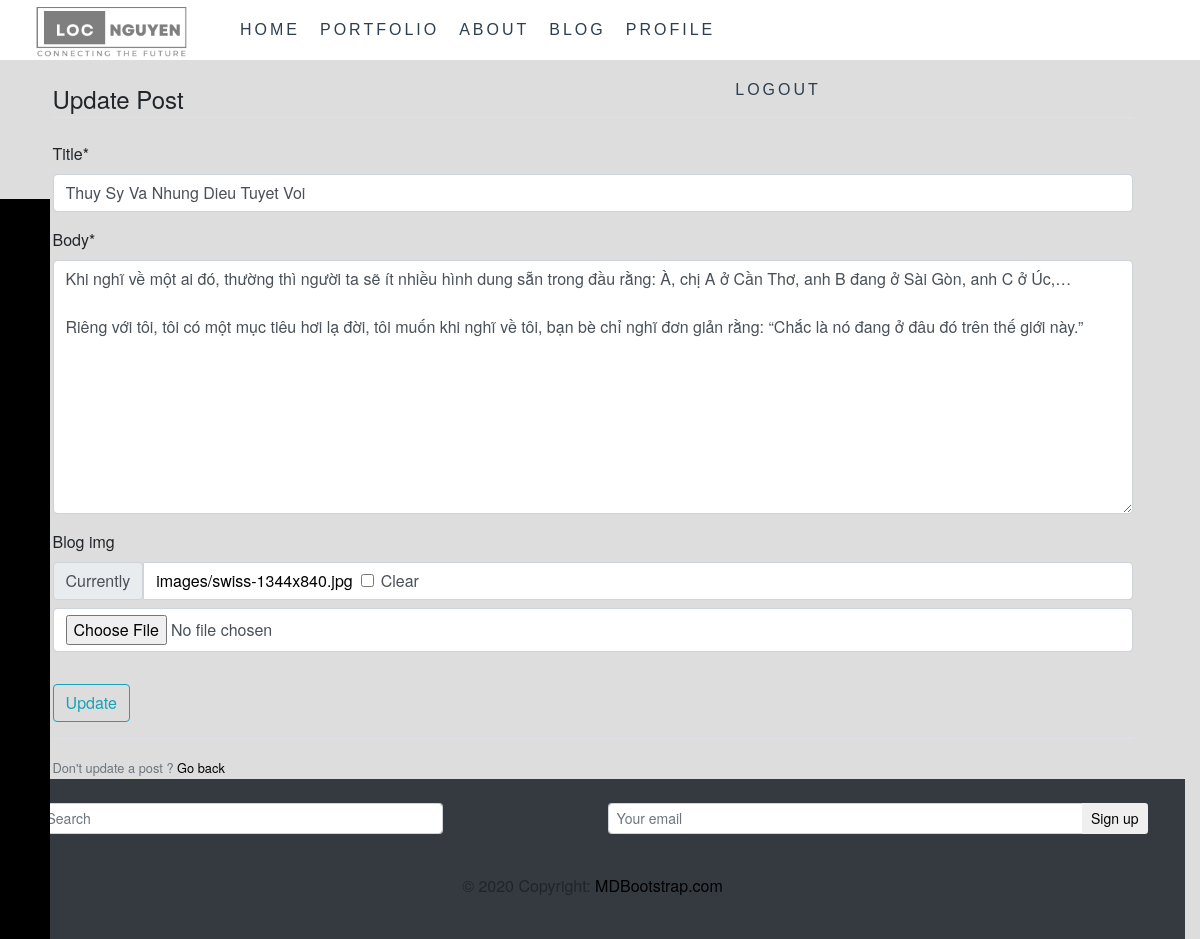
Screenshot of /blog/update/1/ (signed in) with the database file from the repository.
### blog/models.py (models this page shows, shortened)
class Post (models.Model):
    title = models.CharField(max_length=200)
    blog_img = models.ImageField(upload_to='images/' ,blank=True,  null= True)
    body = models.TextField()
    date = models.DateTimeField(default=timezone.now)
    author = models.ForeignKey(User , on_delete=models.CASCADE )

### blog/views.py (the view, shortened to what this page needs)
# urls.py: path('update/<int:pk>/', PostUpdate.as_view(), name='post-update'),
class PostUpdate (LoginRequiredMixin,UserPassesTestMixin, UpdateView):
    model = Post
    success_url ='/blog'
    fields = ['title', 'body' , 'blog_img']
    template_name = 'post_update.html'
    def test_func(self):
        post = self.get_object()
        if self.request.user == post.author:
            return True
        return False

### blog/templates/post_update.html (shortened to what this page needs)
{% extends 'base.html' %}
{% load crispy_forms_filters %}
{% load crispy_forms_tags %}
{% block content %}
 <div class="content-section">
    <form action= "" method="post">
        <fieldset class = "form-group">
            <legend class= "border-bottom mb-4">Update Post </legend>
            {{ form|crispy}}
        </fieldset>
        <div class="form-group">
            <button class="btn btn-outline-info" type="submit">Update</button>
        </div>
    </form>
    <div class="border-top pt-3">
        <small class="text-muted"> Don't  update a post ? <a href="{% url 'blog-home' %}">Go back</a></small>
    </div>
 </div>
{% endblock content %}

### myApp/static/main.css (style rules this page uses)
body { overflow-x: hidden; font-family: "Roboto Slab", "Helvetica Neue", Helvetica, Arial, sans-serif; }
.text-muted { color: #777; }
a, a:hover, a:focus, a:active, a.active { outline: 0; }
a { color: #000000; }
body { webkit-tap-highlight-color: #1ee2e7; }

### myApp/templates/base.html (style rules this page uses)
body { background-color: #ddd; padding: 0; margin: 0; }

### rows the page displays
Post: title "Thuy Sy Va Nhung Dieu Tuyet Voi", body "Khi nghĩ về một ai đó, thường thì người ta sẽ ít nhiều hình dung sẵn trong đầu rằng: À, chị A ở Cần Thơ, anh B đang ở Sài Gòn, anh C ở Úc,… Riêng với tôi, tôi có một mục tiêu hơi lạ đời, tôi muốn khi nghĩ về tôi, bạn bè chỉ nghĩ đơn giản rằng: “Chắc là nó đang ở đâu đó trên thế giới này.”"
